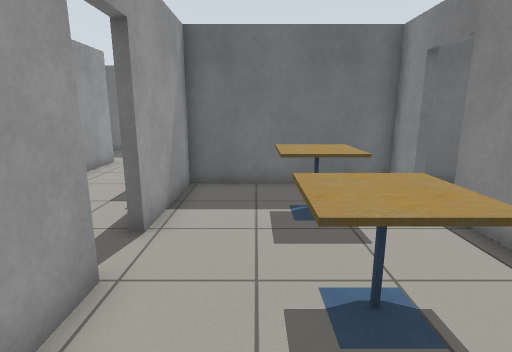
view 1 (above)

24 first-person views from a walk through a world built for the Gazebo simulator. The camera is 1.2 m above the floor, tilts 12° down and sees 80° across. The floor is counted in squares, 0.5 m on a side. Each view is taken from the middle of a square. On the plan, view 1 faces up. The plan holds only what a view shows up to about 18 squares ahead; the rest is blank. The place goes on beyond the plan. Simple patterns stand in for the simulator's built-in surfaces.

view 2
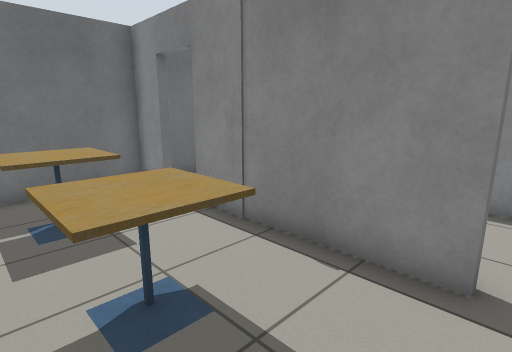

view 3
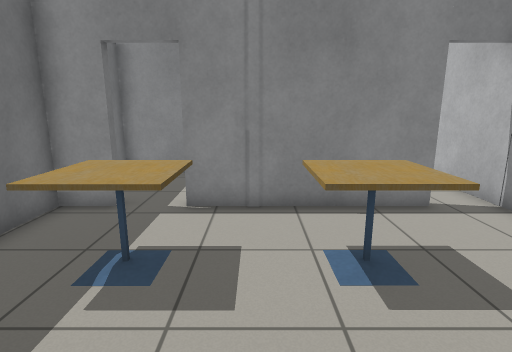

view 4
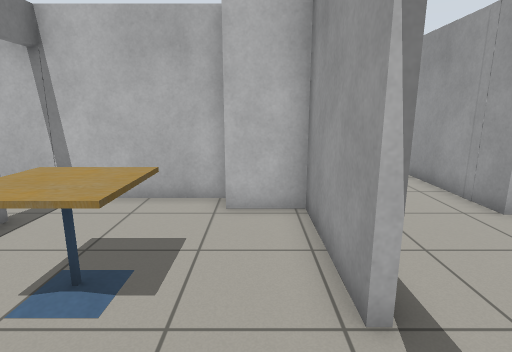

view 5
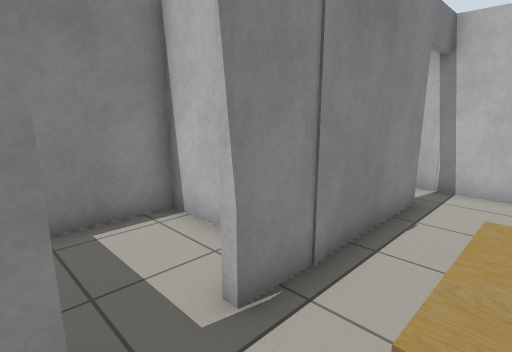

view 6
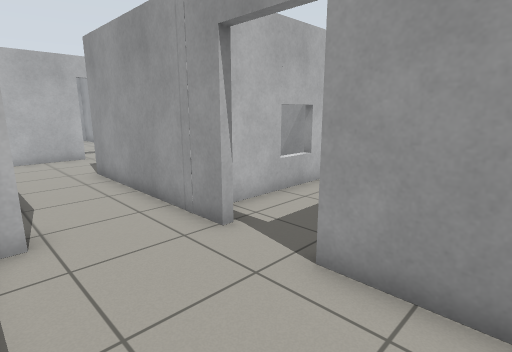

view 7
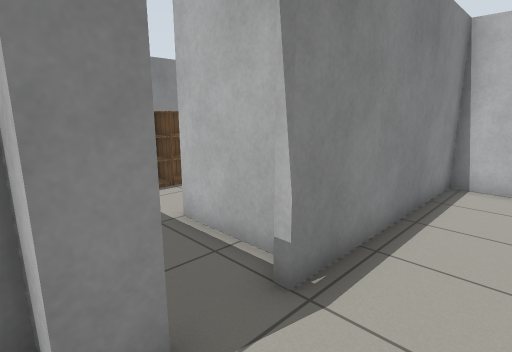

view 8
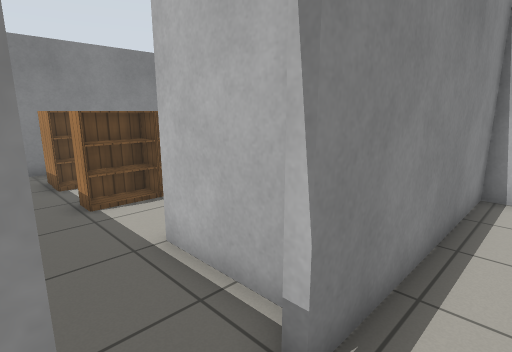

view 9
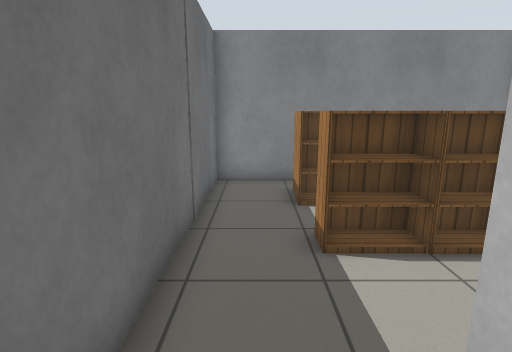

view 10
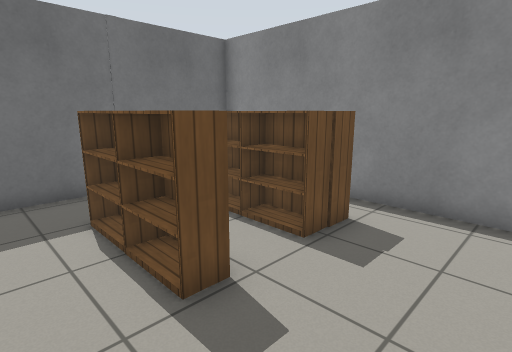

view 11
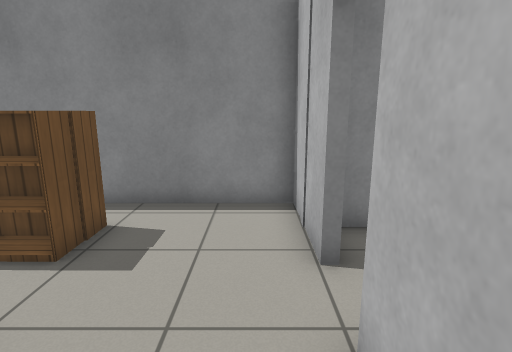

view 12
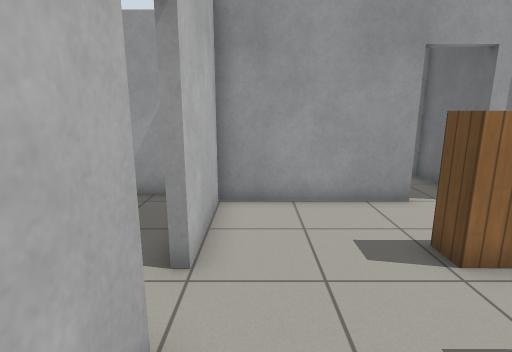

view 13
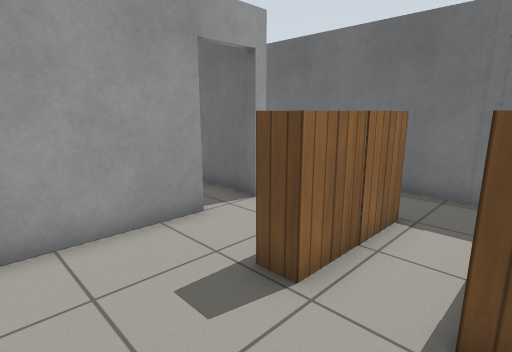

view 14
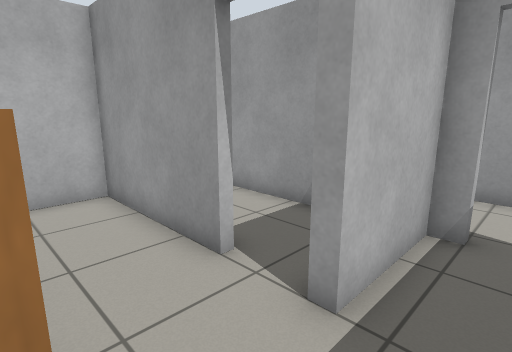

view 15
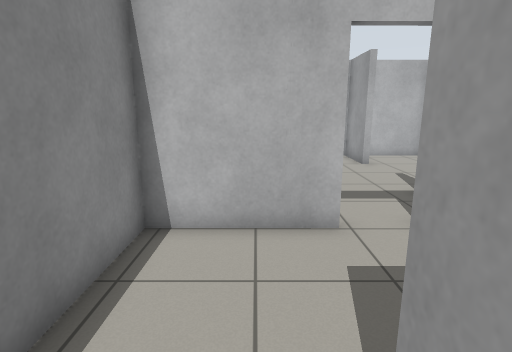

view 16
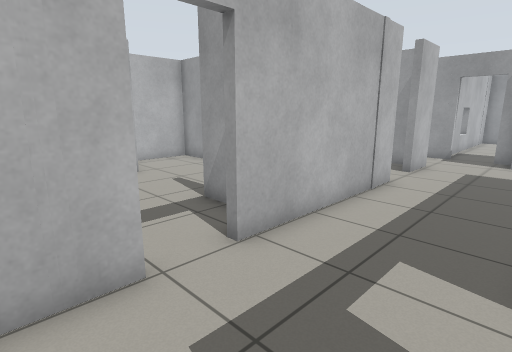

view 17
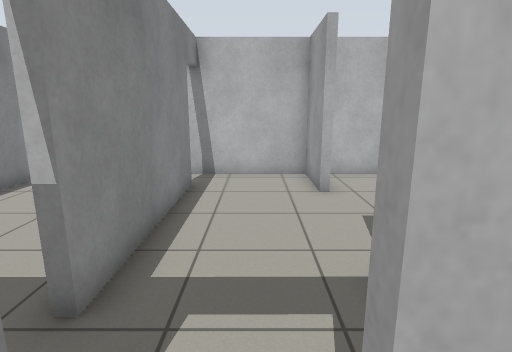

view 18
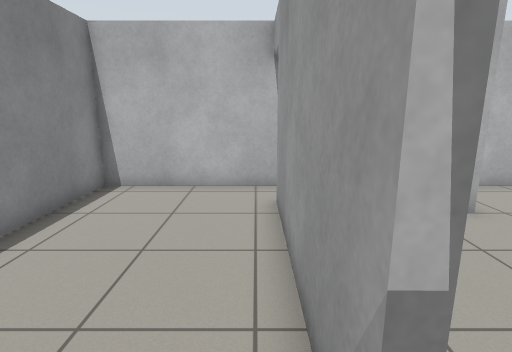

view 19
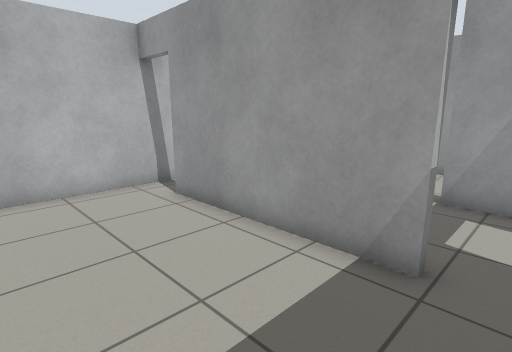

view 20
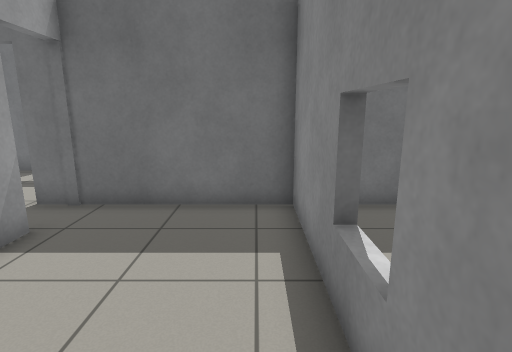

view 21
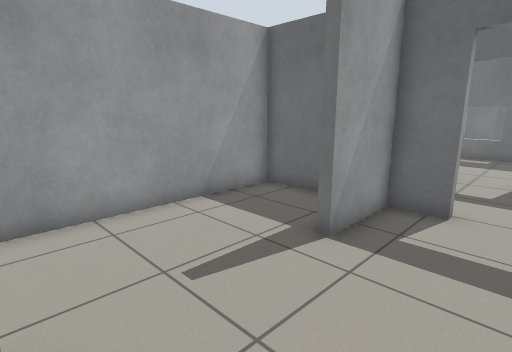

view 22
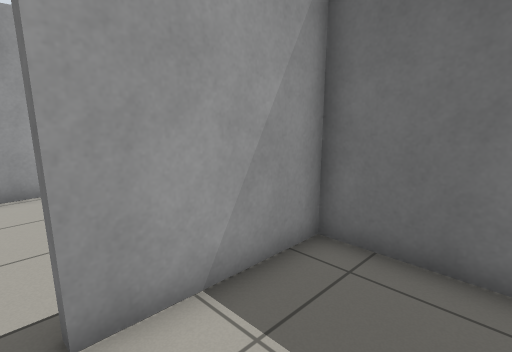

view 23
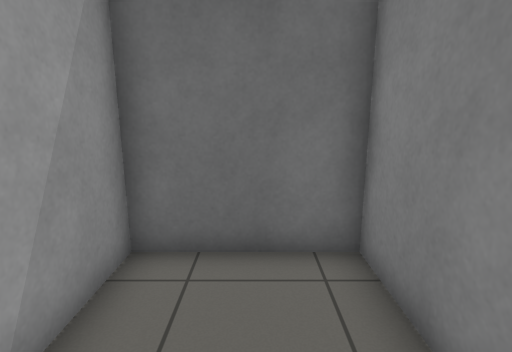

view 24
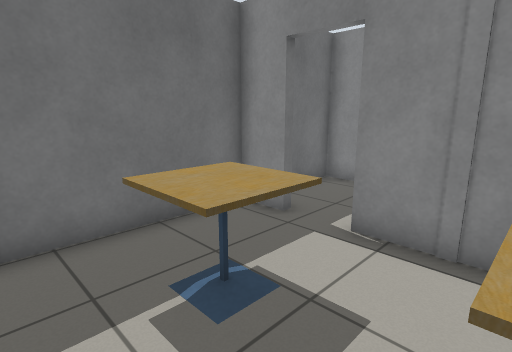

### Floor plan
Ten units are one square. View 1 is at (0, 0); x grows to the right and y downward. Boxes are objects, and circles mark ways between rooms. Rooms are numbered by the first view taken in them; rooms with no view inside come last. Other rooms are left out.
<svg viewBox="-195 -131 288 363">
<path fill="none" stroke="#000" d="M45 -85 45 -101 -22 -101 -22 -58M-22 -40 -22 3 -3 3M45 -5 45 -69M-2 13 49 13M-37 23 -37 13 -27 13M-69 -2 -69 77M-111 77 -117 77M-69 -50 -69 -25M-78 120 -37 120 -37 40M-22 -58 -26 -58M-168 120 -95 120M-68 -126 -68 -121M0 68 0 120 37 120M54 120 88 120 88 16 -29 16M-34 40 -34 46 0 46 0 49M-66 142 -66 211M-69 227 -10 227 -10 123 -77 123M-109 199 -109 227 -69 227M-69 211 -69 142M-95 123 -109 123 -109 151M88 -5 88 -49 48 -49 48 -5M49 13 76 13M-129 123 -151 123 -151 227 -119 227M68 -52 88 -52 88 -101 56 -101"/>
<rect x="5" y="-45" width="20" height="30" fill="#bbb"><title>cafe table</title></rect>
<rect x="5" y="-85" width="20" height="30" fill="#bbb"><title>cafe table</title></rect>
<rect x="25" y="55" width="20" height="30" fill="#bbb"><title>bookshelf</title></rect>
<rect x="25" y="35" width="20" height="20" fill="#bbb"><title>bookshelf</title></rect>
<rect x="55" y="65" width="10" height="20" fill="#bbb"><title>bookshelf</title></rect>
<rect x="55" y="35" width="10" height="30" fill="#bbb"><title>bookshelf</title></rect>
<rect x="65" y="65" width="10" height="20" fill="#bbb"><title>bookshelf</title></rect>
<rect x="65" y="35" width="10" height="30" fill="#bbb"><title>bookshelf</title></rect>
<circle cx="-20" cy="-45" r="3" fill="#2a7"/>
<circle cx="50" cy="5" r="3" fill="#2a7"/>
<circle cx="50" cy="-75" r="3" fill="#2a7"/>
<circle cx="-35" cy="35" r="3" fill="#2a7"/>
<circle cx="-85" cy="120" r="3" fill="#2a7"/>
<circle cx="-70" cy="135" r="3" fill="#2a7"/>
<circle cx="-70" cy="215" r="3" fill="#2a7"/>
<circle cx="-110" cy="175" r="3" fill="#2a7"/>
<text x="20" y="-50">1</text>
<text x="-60" y="30">2</text>
<text x="40" y="70">3</text>
<text x="-40" y="170">4</text>
<text x="-90" y="170">5</text>
<text x="70" y="-20">6</text>
<text x="-130" y="170">7</text>
<text x="70" y="-80">8</text>
</svg>
Room 1 opens to room 2. Room 1 opens to room 6. Room 1 opens to room 8. Room 2 opens to room 3. Room 2 opens to room 5. Room 4 opens to room 5. Room 5 opens to room 7.

Where each view was taken, in squares from view 1:
view 1: 0 up, 0 right, facing up
view 2: 0 up, 0 right, facing up-right
view 3: 5 up, 3 left, facing right
view 4: 7 up, 1 left, facing down
view 5: 9 up, 2 right, facing down-right
view 6: 5 up, 3 left, facing down-left
view 7: 1 down, 6 left, facing down-right
view 8: 2 down, 5 left, facing down-right
view 9: 3 down, 2 left, facing right
view 10: 11 down, 1 right, facing up-right
view 11: 11 down, 1 right, facing right
view 12: 11 down, 8 right, facing left
view 13: 11 down, 6 right, facing up-left
view 14: 3 down, 3 right, facing down-left
view 15: 6 down, 6 left, facing down
view 16: 8 down, 6 left, facing down-left
view 17: 11 down, 9 left, facing down
view 18: 13 down, 6 left, facing down
view 19: 13 down, 2 left, facing down-left
view 20: 20 down, 2 left, facing up
view 21: 20 down, 8 left, facing up-left
view 22: 0 up, 8 right, facing up-left
view 23: 0 up, 7 right, facing up
view 24: 4 up, 1 left, facing up-right
